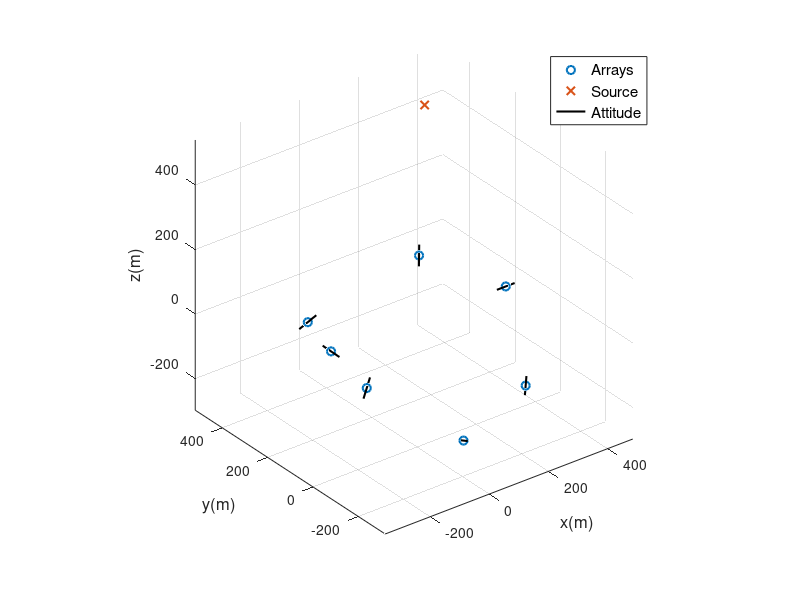

Source code (MATLAB): (Note: this script raises an error after producing the figure.)
% This code generates Figs. 10-21 in the paper
% Y. Sun, K. C. Ho, L. Gao, J. Zou, Y. Yang, and L. Chen, "Three
% dimensional source localization using arrival angles from linear arrays:
% analytical investigation and optimal solution," IEEE Trans. Signal
% Process., vol. 70, pp. 1864-1879, 2022.
%
% Note: the code has 20 ensemble runs only to reduce computation time.
%       Please change the variable "mon" to 500 for obtaining the results
%       in the paper.
%   
% Yimao Sun and K. C. Ho   05-08-2022
%
%       Copyright (C) 2022
%       Computational Intelligence Signal Processing Laboratory
%       University of Missouri
%       Columbia, MO 65211, USA.
%       hod@missouri.edu
%

clear; %close; clc;
warning off;

rng('default');

clor = [0, 114, 189; 217, 83, 25; 237, 177, 32; 126, 47, 142; 119, 172, 48; 77, 190, 238; 162, 20, 47]/256;

u = [424;519;375];  % true source position

% -- scenarios to generate varous figures in the paper --
scen = 'general';   % Figs. 10-12
% scen = 'coplanar';  % Figs. 13-15
% scen = 'uniDirec';  % Figs. 16-18
% scen = 'uniCopla';  % Figs. 19-21
% scen = 'uniDirec2';
% scen = 'uniCopla2';

% -- settings --
mon=20;     % 500               % number of ensemble runs


% ------------------------------------------------------
switch scen
    case 'general'
        M = 7;          % number of sensors
        aTmp = ((0:1/M:0.99))'*2*pi;
        S = [300, 187,  -67, -270, -270,  -67,  187;
            0,   235,  292,  130, -130, -292, -235;
            94,  122, -112,  124,   39, -121,  -66]; % sensor positions
        alpha = aTmp;   % azimuth of array direction
        beta = [0;0.813;0.228;2.460;2.270;0.438;1.500]; % elevation of array direction
        nsepwr_dB = -70:10:10; % noise power in log scale (10 log10(nsePwr))
        plotLabel = 1:3;
        ylimMSE = [0.05,1e8];
        ylimBias = [0.1,1e4];
    case 'coplanar'
        M = 7;
        aTmp = ((0:1/M:0.99))'*2*pi;
        S = [ 236,    3,   37,  173,  -89, -167,  193;
            -254, -250, -114,  213,  -15,  105,  -23;
            0,       0,    0,    0,    0,    0,    0];
        alpha = aTmp;
        beta = zeros(M,1);
        nsepwr_dB = -70:10:10;
        plotLabel = 1:3;    % 1:6;
        ylimMSE = [0.05,1e8];
        ylimBias = [0.1,1e4];
    case 'uniDirec'
        M = 8;
        aTmp = 2*pi/M*(1:M)'-pi/M;
        S = [277, 115, -115, -277, -277, -115,  115,  277;
            115, 277,  277,  115, -115, -277, -277, -115;
            94,  137,  -23,   54,  -67,  -18,   63,  140];
        alpha = zeros(M,1);
        beta = zeros(M,1);
        nsepwr_dB = -80:10:0;
        plotLabel = 1:3;    % [1:5,7];
        ylimMSE = [0.05,1e8];
        ylimBias = [0.1,1e4];
    case 'uniCopla'
        M = 8;
        aTmp = 2*pi/M*(1:M)'-pi/M;
        S = [277, 115, -115, -277, -277, -115,  115,  277;
            115, 277,  277,  115, -115, -277, -277, -115;
            0,     0,    0,    0,    0,    0,    0,    0];
        alpha = zeros(M,1);
        beta = zeros(M,1);
        nsepwr_dB = -80:10:0;
        plotLabel = 1:3;    % [1:5,7];
        ylimMSE = [0.01,1e8];
        ylimBias = [0.1,1e4];
    case 'uniDirec2'
        M = 8;
        aTmp = 2*pi/M*(1:M)'-pi/M;
        S = [277, 115, -115, -277, -277, -115,  115,  277;
            115, 277,  277,  115, -115, -277, -277, -115;
            94,  137,  -23,   54,  -67,  -18,   63,  140];
        alpha = rand*pi*ones(M,1);
        beta = zeros(M,1);
        nsepwr_dB = -80:10:0;
        plotLabel = 1:3;    % [1:5,7];
        ylimMSE = [0.01,1e8];
        ylimBias = [0.1,1e4];
    case 'uniCopla2'
        M = 8;
        aTmp = 2*pi/M*(1:M)'-pi/M;
        S = [277, 115, -115, -277, -277, -115,  115,  277;
            115, 277,  277,  115, -115, -277, -277, -115;
            0,     0,    0,    0,    0,    0,    0,    0];
        alpha = rand*pi*ones(M,1);
        beta = zeros(M,1);
        nsepwr_dB = -80:10:0;
        plotLabel = 1:3;    % [1:5,7];
        ylimMSE = [0.01,1e8];
        ylimBias = [0.1,1e4];
end

gamma = [cos(alpha).*cos(beta),sin(alpha).*cos(beta),sin(beta)]';   % array direction

% *****************************************
% localization geometry
figure;
plot3(S(1,:),S(2,:),S(3,:),'o','linewidth',1.5); hold on;grid on;
plot3(u(1),u(2),u(3),'x','linewidth',1.5); axis equal;
rr = 30;
s_start = S - rr*gamma;
s_end = S + rr*gamma;
for m = 1:M
    plot3([s_start(1,m),s_end(1,m)],[s_start(2,m),s_end(2,m)],[s_start(3,m),s_end(3,m)],'k-','linewidth',1.5);
end
legend('Arrays','Source','Attitude','Location','best','FontSize',11);
xlabel('x(m)','fontsize',12);ylabel('y(m)','fontsize',12);zlabel('z(m)','fontsize',12);
% *****************************************

% true space angles
for i = 1:M
    thetao(i,1) = acos(gamma(:,i)'*(u-S(:,i))/norm(u-S(:,i)));
end

nsepwr = 10.^(nsepwr_dB/10);    % noise power

for m = 1:mon                   % pre-generate noise pattern
    nseTmp(:,m) = randn(M,1);
end
nse = nseTmp - mean(nseTmp,2);

atmp = rand(M,1)+1/9;
Ra = diag(roundn(atmp/mean(atmp),-2));

for n = 1:length(nsepwr)        % for each noise level
    disp([num2str(n),'/',num2str(length(nsepwr))]);
    Q = nsepwr(n)*Ra;
    CRB = SA3DLocLACRLB(u,gamma,S,Q);
    crlb(n) = trace(CRB);

    rng('default');
    for m = 1:mon               % ensemble runs
        theta = thetao + sqrtm(Q)*nse(:,m);
        ia = 1;

        % Proposed (SDR + refinement) solution
        [ uRE, uSDR] = SA3DLocLA_SDR( theta,gamma,S,Q );
        uEst(:,ia,m) = uSDR; ia = ia + 1;
        uEst(:,ia,m) = uRE; ia = ia + 1;

        % MLE method initialized by SDR solution
        uGN = SA3DLocLA_MLE(theta,gamma,S,Q,u);
        %uGN = AOA3DLocLA_MLE(theta,gamma,S,Q,uSDR);
        uEst(:,ia,m) = uGN; ia = ia + 1;
    end
    mse(:,n) = mean(sum((uEst-u).^2,1),3);
    bias(:,n) = mean(sqrt(sum((uEst-u).^2,1)),3);
end

symbs = ['o','^','x','s','*','v','+'];
names = {'SDR-Ini','Refined','MLE','SDR-Zou','ADMM','WLS-Zou','WLS-Wei'};

% -- plot results --
figure;
for i = plotLabel
    semilogy(nsepwr_dB,(mse(i,:)),symbs(i),'Linewidth',1.5,'color',clor(i,:),'DisplayName',names{i}); hold on; grid on;
end
semilogy(nsepwr_dB,(crlb),'-','Linewidth',1.5,'DisplayName','CRLB');
legend('Show','Location','Northwest','fontsize',11);
xlabel('10log(\sigma^2(rad^2))','fontsize',12); ylabel('MSE(u) (m^2)','fontsize',12);
ylim(ylimMSE);

figure;
for i = plotLabel
    semilogy(nsepwr_dB,(bias(i,:)),symbs(i),'Linewidth',1.5,'color',clor(i,:),'DisplayName',names{i}); hold on; grid on;
end
legend('Show','Location','Northwest','fontsize',11);
xlabel('10log(\sigma^2(rad^2))','fontsize',12); ylabel('Bias(u) (m)','fontsize',12);
ylim(ylimBias);
